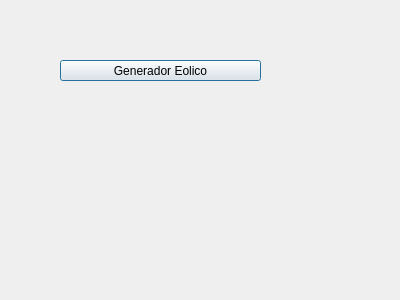
<?xml version="1.0" encoding="UTF-8"?>
<ui version="4.0">
 <class>Estado_Red</class>
 <widget class="QDialog" name="Estado_Red">
  <property name="geometry">
   <rect>
    <x>0</x>
    <y>0</y>
    <width>400</width>
    <height>300</height>
   </rect>
  </property>
  <property name="windowTitle">
   <string>Dialog</string>
  </property>
  <widget class="QPushButton" name="pushButton">
   <property name="geometry">
    <rect>
     <x>60</x>
     <y>60</y>
     <width>201</width>
     <height>21</height>
    </rect>
   </property>
   <property name="text">
    <string>Generador Eolico</string>
   </property>
  </widget>
 </widget>
 <resources/>
 <connections/>
</ui>
